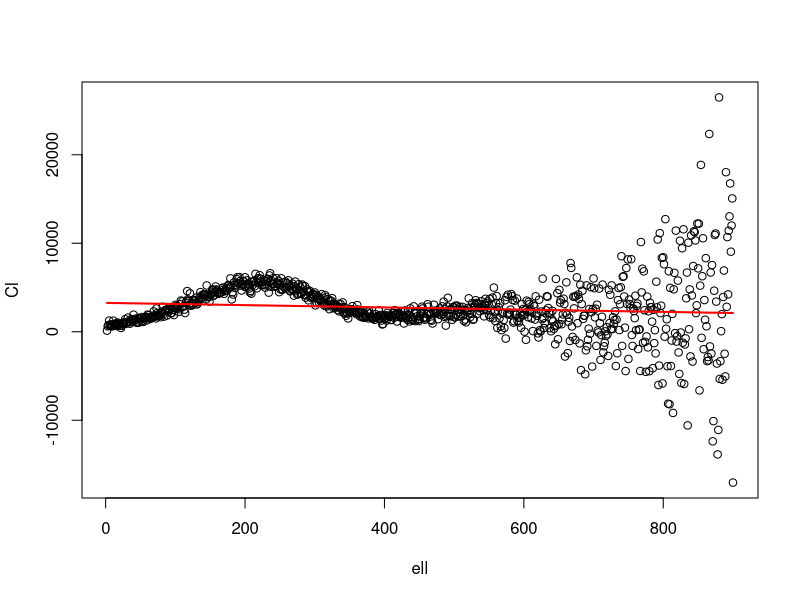
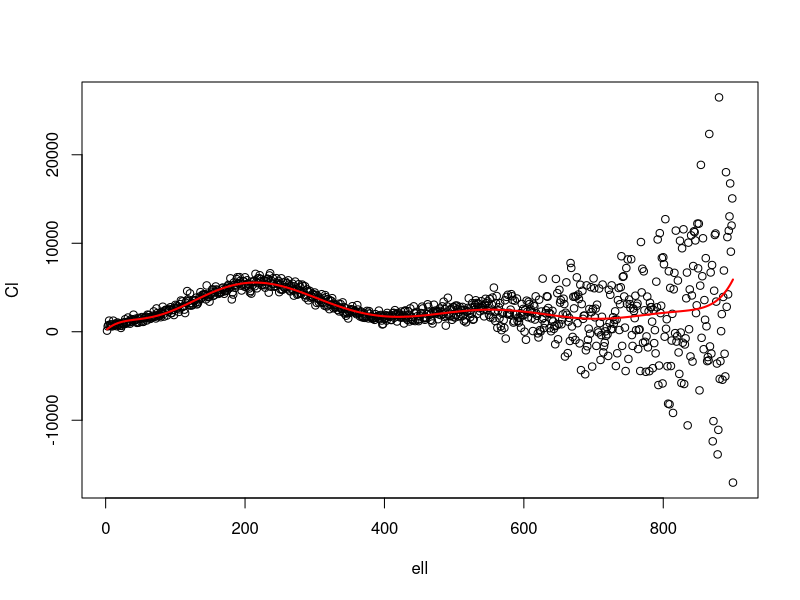
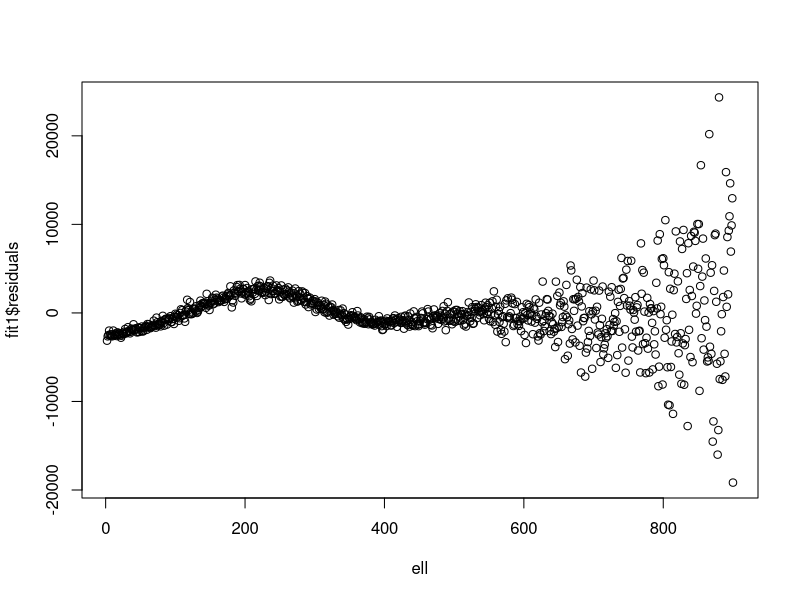
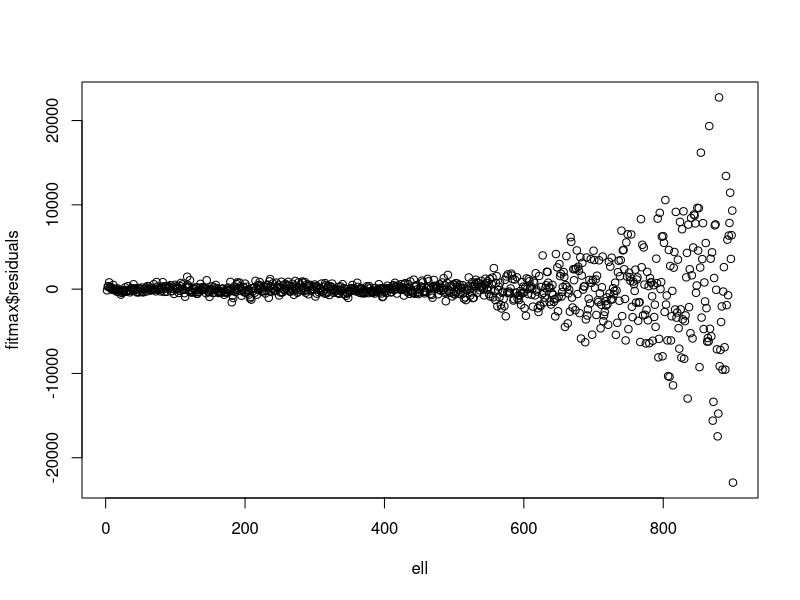
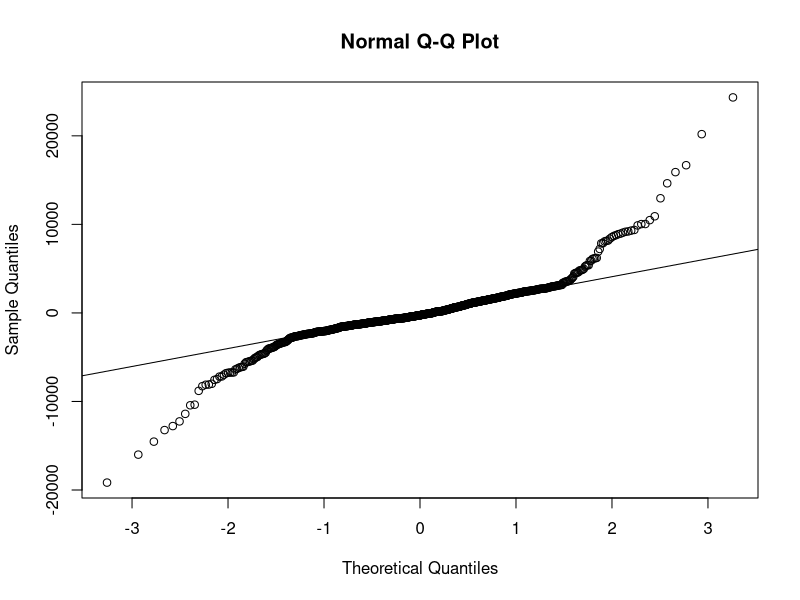
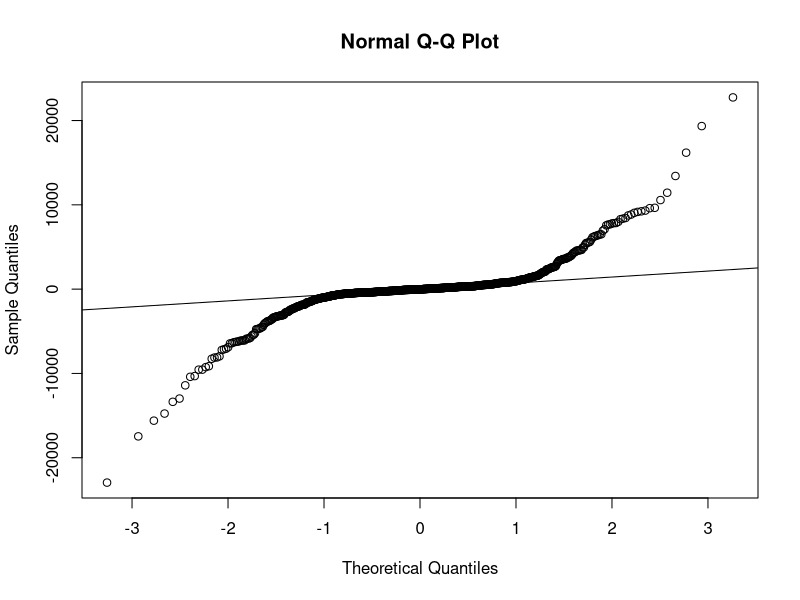
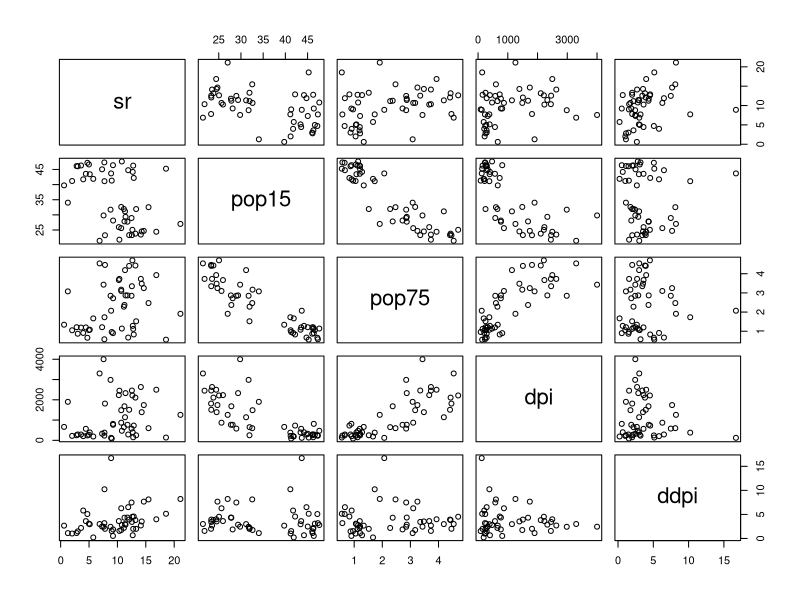
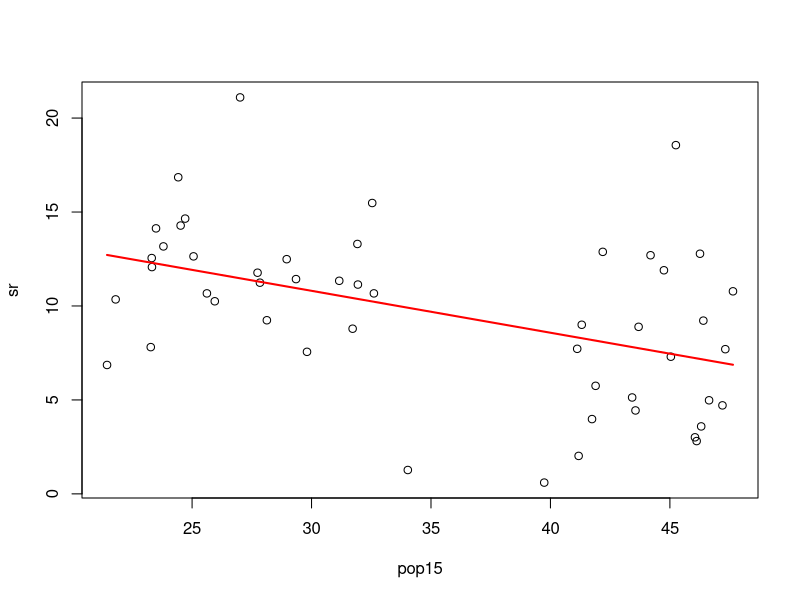

R code for these plots, in order:
## ---- chunk 1
knitr::opts_chunk$set(echo = TRUE)
## ---- chunk 2
df <- read.table('CMB.dat',header=TRUE)
attach(df)
## ---- chunk 3
general_lreg <- function(vec1,vec2,degree=1,plot=F,print=F,names=c("","")) {
  fit<-lm(vec2~poly(vec1,degree,raw=T)) 
  if(plot){
    plot(vec1,vec2,xlab=names[1],ylab=names[2])
    x <- seq(min(vec1),max(vec1),length.out = length(vec1))
    f <- predict(fit, newdata = data.frame(vec1 = x))
    lines(x,f,col="red",lwd=2)
  }
  if(print){
    print(paste("R-squared:",summary(fit)$r.squared))
  }
  fit
}
## ---- chunk 4
fit1 <- general_lreg(ell,Cl,plot=T,print=T,names=c("ell","Cl"))
## ---- chunk 5
bestfit <- function(vec1,vec2,deg=1,last_deg=1,P=0,p=0.05,max=27) {
  if((P>0.05) || (deg>max)){
    list(d=last_deg,p=P)
  } else {
    f1<-general_lreg(vec1,vec2,deg)
    next_deg<-deg+2
    f2<-general_lreg(vec1,vec2,next_deg)
    P<-anova(f1,f2)$'Pr(>F)'[2]
    bestfit(vec1,vec2,next_deg,deg,P)
  }
}
## ---- chunk 6
res <- bestfit(ell,Cl)
paste("stopped at x^", res$d,sep="")
paste("p value:",res$p)
fitmax<-general_lreg(ell,Cl,degree=res$d,plot=T,print=T,names=c("ell","Cl"))
## ---- chunk 7
plot(ell,fit1$residuals)
plot(ell,fitmax$residuals)
## ---- chunk 8
library(car)
library(nortest)
## ---- chunk 9
durbinWatsonTest(fit1)
durbinWatsonTest(fitmax)
## ---- chunk 10
qqnorm(fit1$residuals)
qqline(fit1$residuals)
qqnorm(fitmax$residuals)
qqline(fitmax$residuals)
## ---- chunk 11
# degree-1 approximation normality
(lillie.test(fit1$residuals)$p.value > 0.05)
# max degree approximation normality
(lillie.test(fitmax$residuals)$p.value > 0.05)
## ---- chunk 12
# degree-1 approximation homoscedacity
(ncvTest(fit1)$p > 0.05)
# max degree approximation homoscedacity
(ncvTest(fitmax)$p > 0.05)
## ---- chunk 13
df <- LifeCycleSavings
attach(df)
## ---- chunk 14
cor(df)
pairs(df)
## ---- chunk 15
f_pop15<-general_lreg(pop15,sr,plot=T,print=T,names=c("pop15","sr"))
f_pop75<-general_lreg(pop75,sr,plot=T,print=T,names=c("pop75","sr"))
## ---- chunk 16
f_dpi<-general_lreg(dpi,sr,plot=T,print=T,names=c("dpi","sr"))
f_ddpi<-general_lreg(ddpi,sr,plot=T,print=T,names=c("ddpi","sr"))
## ---- chunk 17
plot(pop15,f_pop15$residuals,xlab="arg",ylab="residuals")
plot(pop75,f_pop75$residuals,xlab="arg",ylab="residuals")
## ---- chunk 18
plot(dpi,f_dpi$residuals,xlab="arg",ylab="residuals")
plot(ddpi,f_ddpi$residuals,xlab="arg",ylab="residuals")
## ---- chunk 19
(durbinWatsonTest(f_pop15)$p < 0.05)
(durbinWatsonTest(f_pop75)$p < 0.05)
(durbinWatsonTest(f_dpi)$p < 0.05)
(durbinWatsonTest(f_ddpi)$p < 0.05)
## ---- chunk 20
(lillie.test(f_pop15$residuals)$p.value > 0.05)
(lillie.test(f_pop75$residuals)$p.value > 0.05)
(lillie.test(f_dpi$residuals)$p.value > 0.05)
(lillie.test(f_ddpi$residuals)$p.value > 0.05)
## ---- chunk 21
(ncvTest(f_pop15)$p > 0.05)
(ncvTest(f_pop75)$p > 0.05)
(ncvTest(f_dpi)$p > 0.05)
(ncvTest(f_ddpi)$p > 0.05)
## ---- chunk 22
